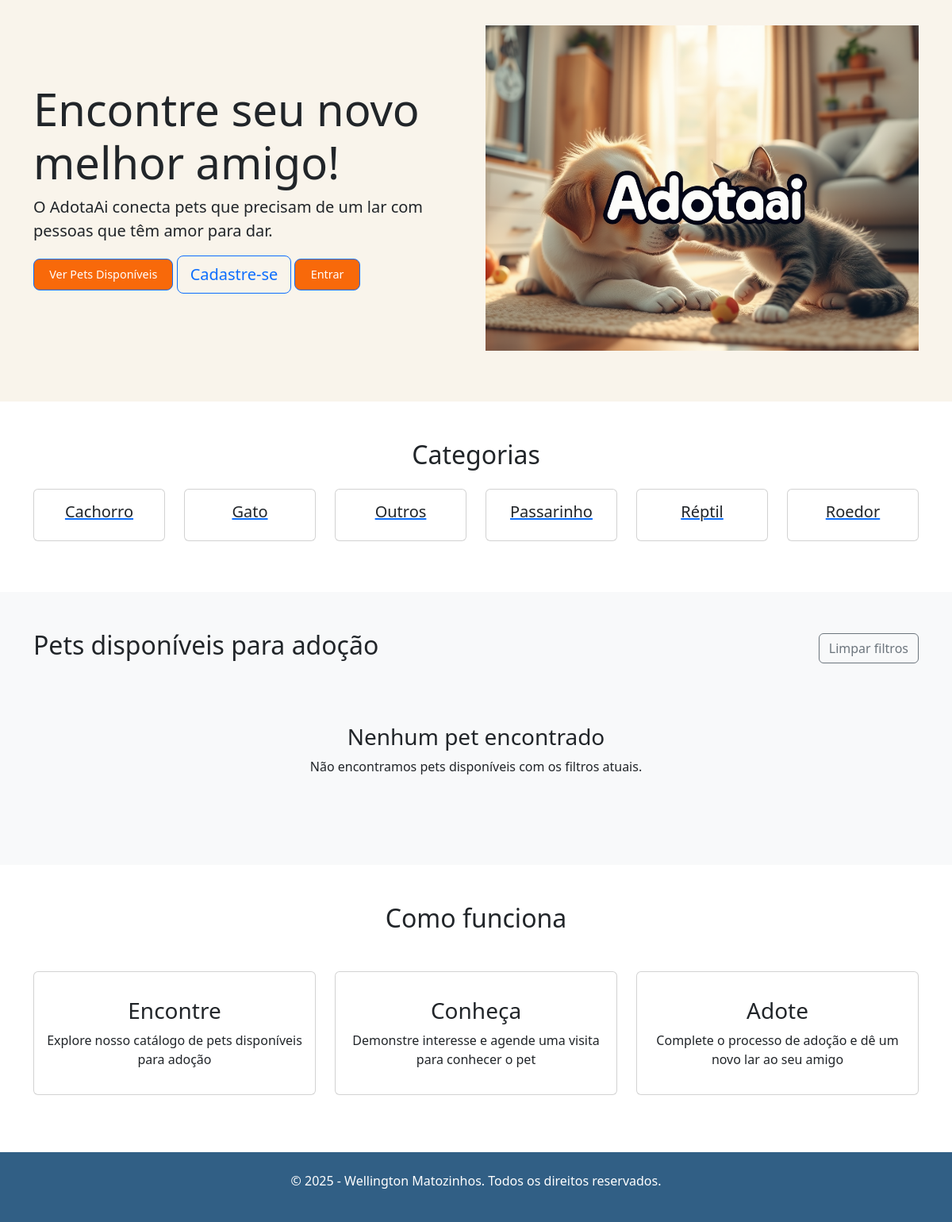
Screenshot of /index.php?categoria=1 with the database file from the repository.
### tables this page shows
CREATE TABLE `categorias` (
  `id` int(11) NOT NULL,
  `nome` varchar(50) NOT NULL,
  `icone` varchar(100) DEFAULT NULL
);

### index.php (the view, shortened to what this page needs)
<?php
$conn = getConnection();
$stmt = $conn->prepare("SELECT * FROM categorias ORDER BY nome");
$stmt->execute();
$categorias = $stmt->fetchAll(PDO::FETCH_ASSOC);
$categoria = isset($_GET['categoria']) ? intval($_GET['categoria']) : 0;
$query = "SELECT p.*, c.nome as categoria_nome,
         (SELECT arquivo FROM imagens_pets WHERE pet_id = p.id AND imagem_principal = 1 LIMIT 1) as imagem_principal
         FROM pets p
         JOIN categorias c ON p.categoria_id = c.id
         WHERE p.status = 'Disponível'";
if ($categoria > 0) {
    $query .= " AND p.categoria_id = :categoria_id";
}
$query .= " ORDER BY p.data_cadastro DESC";
$stmt = $conn->prepare($query);
if ($categoria > 0) {
    $stmt->bindParam(':categoria_id', $categoria, PDO::PARAM_INT);
}
$stmt->execute();
$pets = $stmt->fetchAll(PDO::FETCH_ASSOC);
?>
<!DOCTYPE html>
<html lang="pt-BR">
<head>
    <link href="https://cdn.jsdelivr.net/npm/bootstrap@5.3.0/dist/css/bootstrap.min.css" rel="stylesheet">
    <link rel="stylesheet" href="assets/css/style.css">
</head>
<body>
    <section class="hero-section">
        <div class="container">
            <div class="row align-items-center">
                <div class="col-lg-6">
                    <h1 class="display-4">Encontre seu novo melhor amigo!</h1>
                    <p class="lead">O AdotaAi conecta pets que precisam de um lar com pessoas que têm amor para dar.</p>
                    <div class="hero-buttons">
                        <a href="#pets" class="btn btn-primary btn-lg">Ver Pets Disponíveis</a>
                        <a href="registro.php" class="btn btn-outline-primary btn-lg">Cadastre-se</a>
                        <a href="login.php" class="btn btn-primary btn-lg">Entrar</a>
                    </div>
                </div>
                <div class="col-lg-6">
                    <img src="assets/images/hero-pets.png" alt="Pets para adoção" class="img-fluid">
                </div>
            </div>
        </div>
    </section>
    <section class="categories-section py-5">
        <div class="container">
            <h2 class="text-center mb-4">Categorias</h2>
            <div class="row">
                <?php foreach ($categorias as $cat): ?>
                <div class="col-6 col-md-4 col-lg-2 mb-3">
                    <a href="index.php?categoria=<?= $cat['id'] ?>" class="category-card">
                        <div class="card text-center">
                            <div class="card-body">
                                <h5><?= htmlspecialchars($cat['nome']) ?></h5>
                            </div>
                        </div>
                    </a>
                </div>
                <?php endforeach; ?>
            </div>
        </div>
    </section>
    <section id="pets" class="pets-section py-5 bg-light">
        <div class="container">
            <div class="d-flex justify-content-between align-items-center mb-4">
                <h2>Pets disponíveis para adoção</h2>
                <?php if ($categoria > 0): ?>
                <a href="index.php" class="btn btn-outline-secondary">Limpar filtros</a>
                <?php endif; ?>
            </div>
            <div class="row">
                <?php if (count($pets) > 0): ?>
                    <?php foreach ($pets as $pet): ?>
                    <div class="col-md-6 col-lg-4 mb-4">
                        <div class="card h-100">
                            <div class="pet-img-container">
                                <?php if ($pet['imagem_principal']): ?>
                                <img src="<?= UPLOAD_URL . $pet['imagem_principal'] ?>" class="card-img-top" alt="<?= htmlspecialchars($pet['nome']) ?>">
                                <?php else: ?>
                                <img src="assets/images/no-image.png" class="card-img-top" alt="Sem imagem">
                                <?php endif; ?>
                            </div>
                            <div class="card-body">
                                <h5 class="card-title"><?= htmlspecialchars($pet['nome']) ?></h5>
                                <p class="card-text">
                                    <span class="badge bg-primary"><?= htmlspecialchars($pet['categoria_nome']) ?></span>
                                    <span class="badge bg-info"><?= htmlspecialchars($pet['idade']) ?></span>
                                    <span class="badge bg-secondary"><?= htmlspecialchars($pet['sexo']) ?></span>
                                </p>
                                <p class="card-text pet-description"><?= nl2br(htmlspecialchars(substr($pet['descricao'], 0, 100))) ?>...</p>
                            </div>
                            <div class="card-footer text-center">
                                <a href="pet-detalhes.php?id=<?= $pet['id'] ?>" class="btn btn-primary">Ver detalhes</a>
                            </div>
                        </div>
                    </div>
                    <?php endforeach; ?>
                <?php else: ?>
                <div class="col-12 text-center py-5">
                    <h3>Nenhum pet encontrado</h3>
                    <p>Não encontramos pets disponíveis com os filtros atuais.</p>
                </div>
                <?php endif; ?>
            </div>
        </div>
    </section>
    <section class="how-it-works py-5">
        <div class="container">
            <h2 class="text-center mb-5">Como funciona</h2>
            <div class="row g-4">
                <div class="col-md-4">
                    <div class="card h-100 text-center">
                        <div class="card-body">
                            <h3>Encontre</h3>
                            <p>Explore nosso catálogo de pets disponíveis para adoção</p>
                        </div>
                    </div>
                </div>
                <div class="col-md-4">
                    <div class="card h-100 text-center">
                        <div class="card-body">
                            <h3>Conheça</h3>
                            <p>Demonstre interesse e agende uma visita para conhecer o pet</p>
                        </div>
                    </div>
                </div>
                <div class="col-md-4">
                    <div class="card h-100 text-center">
                        <div class="card-body">
                            <h3>Adote</h3>
                            <p>Complete o processo de adoção e dê um novo lar ao seu amigo</p>
                        </div>
                    </div>
                </div>
            </div>
        </div>
    </section>
<footer class="text-center mt-4">
    <p>© 2025 - Wellington Matozinhos. Todos os direitos reservados.</p>
</footer>

### assets/css/style.css (style rules this page uses)
:root { --primary-color: #f8690a; --secondary-color: #315f85; --background-color: #f9f4eb; --text-color: #333333; --light-color: #ffffff; --border-radius-sm: 0.25rem; --border-radius-md: 0.5rem; --border-radius-lg: 1rem; --box-shadow: 0 0.5rem 1rem rgba(0, 0, 0, 0.1); --transition: all 0.3s ease; }
.btn-primary { background-color: var(--primary-color); color: white; font-size: 0.9rem; padding: 0.5rem 1.2rem; }
.hero-section { background-color: var(--background-color); padding: 2rem 0 4rem; position: relative; overflow: hidden; }
.category-card { background-color: white; border-radius: 10px; overflow: hidden; width: 100px; text-align: center; box-shadow: 0 2px 8px rgba(0, 0, 0, 0.05); transition: var(--transition); }
footer { background-color: var(--secondary-color); color: white; padding: 1.5rem 0; margin-top: 2rem; }

### rows the page displays
categorias: nome "Cachorro"
categorias: nome "Gato"
categorias: nome "Outros"
categorias: nome "Passarinho"
categorias: nome "Réptil"
categorias: nome "Roedor"
